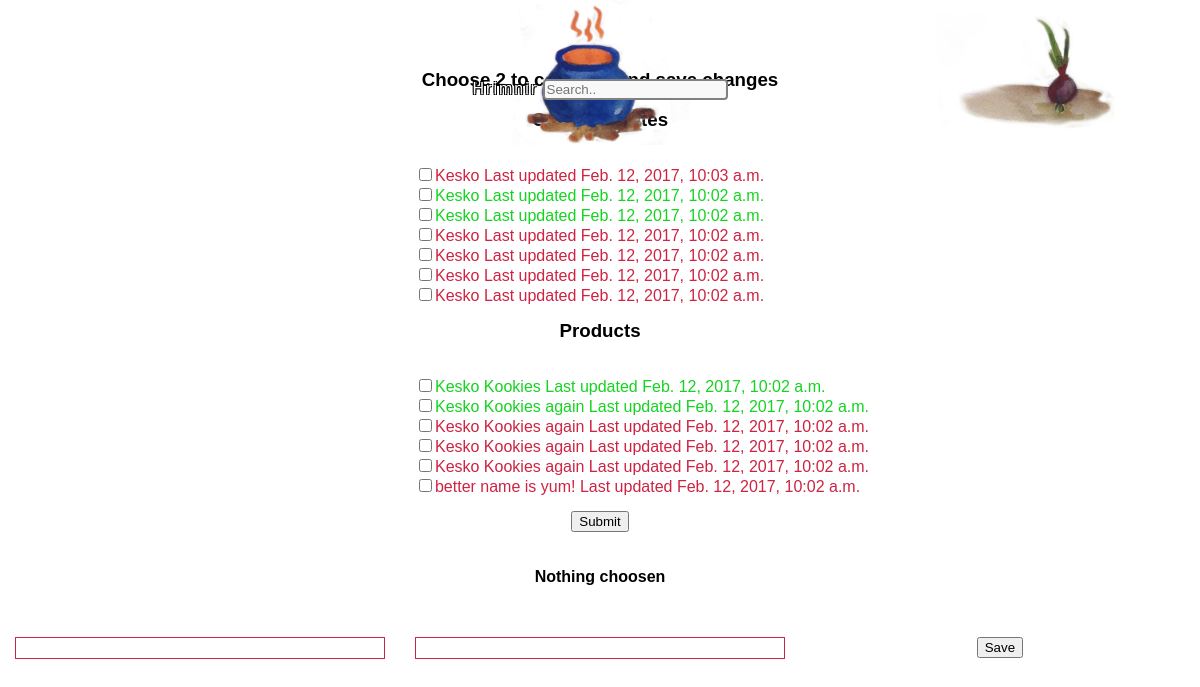
Before: /compare_edits/ (signed in) with the older database file.
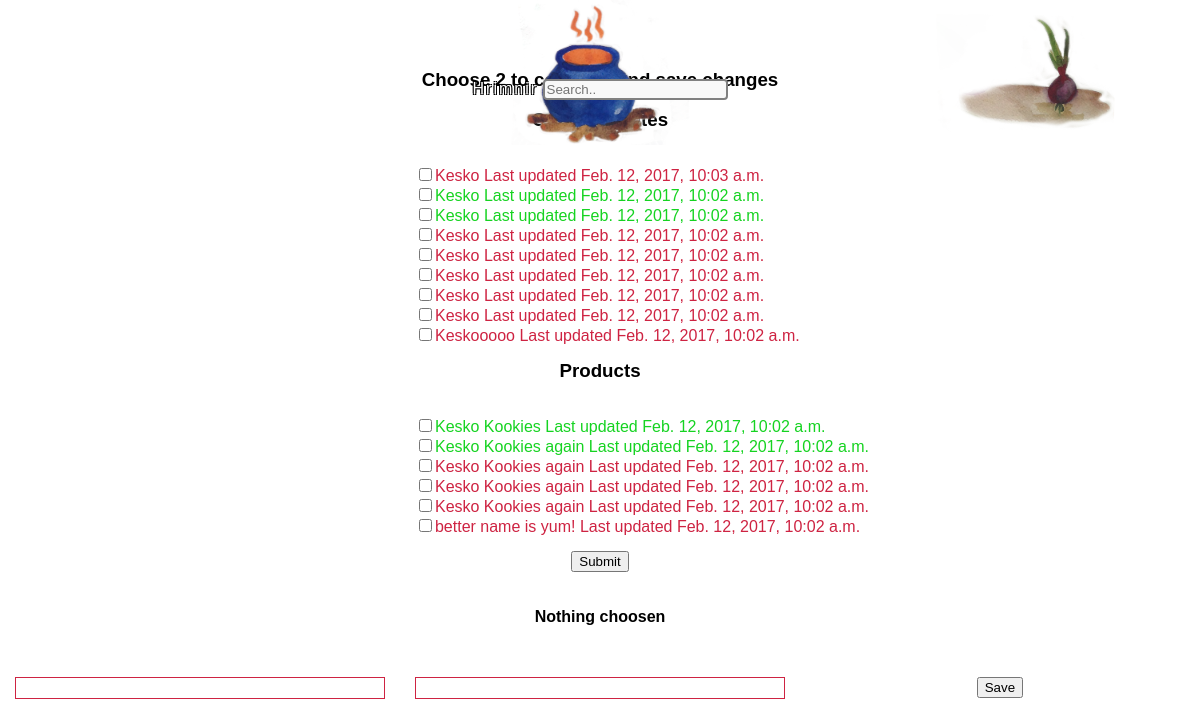
After: the same page with the newer database file.
### thesite/models.py (models this page shows, shortened)
class Conglomerate(models.Model):  # But each Conglomerate can make many products
    name = models.CharField(max_length=100)
    category = models.CharField(max_length=100)
    text = models.CharField(max_length=1000)
    sustainability = models.CharField(max_length=1000, blank=True)
    employees = models.CharField(max_length=1000, blank=True)
    last_updated = models.DateTimeField(default=datetime.datetime.now)
    num_stars = models.IntegerField() # out of five
    approved_edit = models.BooleanField(default=False)
    pass

class Product(models.Model):  # Each product has one Conglomerate
    conglomerate = models.ForeignKey(Conglomerate, on_delete=models.CASCADE, null=True, blank=True)
    certificatons = models.ManyToManyField(Cert, blank=True)
    name = models.CharField(max_length=100)
    category = models.CharField(max_length=100)
    text = models.CharField(max_length=1000)
    last_updated = models.DateTimeField(default=datetime.datetime.now)
    num_stars = models.IntegerField() # out of five
    approved_edit = models.BooleanField(default=False)
    class Meta:
        ordering = ('name',)
    pass

### thesite/views.py (the view, shortened to what this page needs)
# urls.py: url(r'^compare_edits/', views.compare_edits, name='compare_edits'),
@login_required
def compare_edits(request):
    data = { 'products': Product.objects.all(), 'conglomerates': Conglomerate.objects.all(),'info' : [],
             'message_0': "Nothing choosen", 'message_1': "", 'style': "", 'l_left': "", 'l_right': "",
             'zipped': "", 'zipped_repeat': ""}
    return render(request, 'thesite/compare_edits.html', data)

### thesite/templates/thesite/compare_edits.html (shortened to what this page needs)
{% extends 'thesite/index.html' %}
{% block content %}
<div class="spacer"></div>
<h3 class="centered">Choose 2 to compare and save changes</h3>
<form action="" method="POST">
  <div>
      <h3 class="centered">Conglomerates</h3>
        <div class="col-4">
        </div>
        <div class="col-8 approval">
          <ul>
              {% for c in conglomerates %}
              <li {% if not c.approved_edit %} style="color: #ce2342;" {% endif %}>
                <input type="checkbox" name="checkbox" value="{{ c.pk }}"
                {% if c.pk in info %}checked{% endif %}>{{ c.name }} Last updated {{ c.last_updated }}
              </li>
              {% endfor %}
        </div>
  </div>
  <div>
      <h3 class="centered" id="submit">Products</h3>
        <div class="col-4">
        </div>
        <div class="col-8 approval">
          <ul>
              {% for p in products %}
              <li {% if not p.approved_edit %} style="color: #ce2342;" {% endif %}>
                <input type="checkbox" name="checkbox" value="{{ p.pk }}"
                {% if p.pk in info %}checked{% endif %}>{{ p.name }} Last updated {{ p.last_updated }}
                {% if p.approved_edit %}  {% else %} {% endif %}</li>
              {% endfor %}
          </ul>
        </div>
  </div>
  <div class="centered">
    <button type="submit" name="action_1" value="checkboxes">Submit</button>
  </div>
<div>
    {% if message_1 == "" %}
    <h4 class="col-12 centered">{{ message_0 }}</h4>
    {% endif %}
</div>
<div>
    <div class="col-4">
      <div class="
        {% if message_0.approved_edit %}
        approved
        {% else %}
        not-approved
        {% endif %}">
        </div>
    </div>
    <div class="col-4">
      <div class="
        {% if message_1.approved_edit %}
        approved
        {% else %}
        not-approved
        {% endif %}">
      </div>
    </div>
    <div class="col-4">
          <div class="centered">
              <button type="submit" name="action_2" value="form-submit">Save</button>
          </div>
      </form>
{% endblock %}

Changed rows visible on the page:
added Conglomerate: name "Kesko", last_updated "Feb. 12, 2017, 10:02 a.m."
added Conglomerate: name "Keskooooo", last_updated "Feb. 12, 2017, 10:02 a.m."
